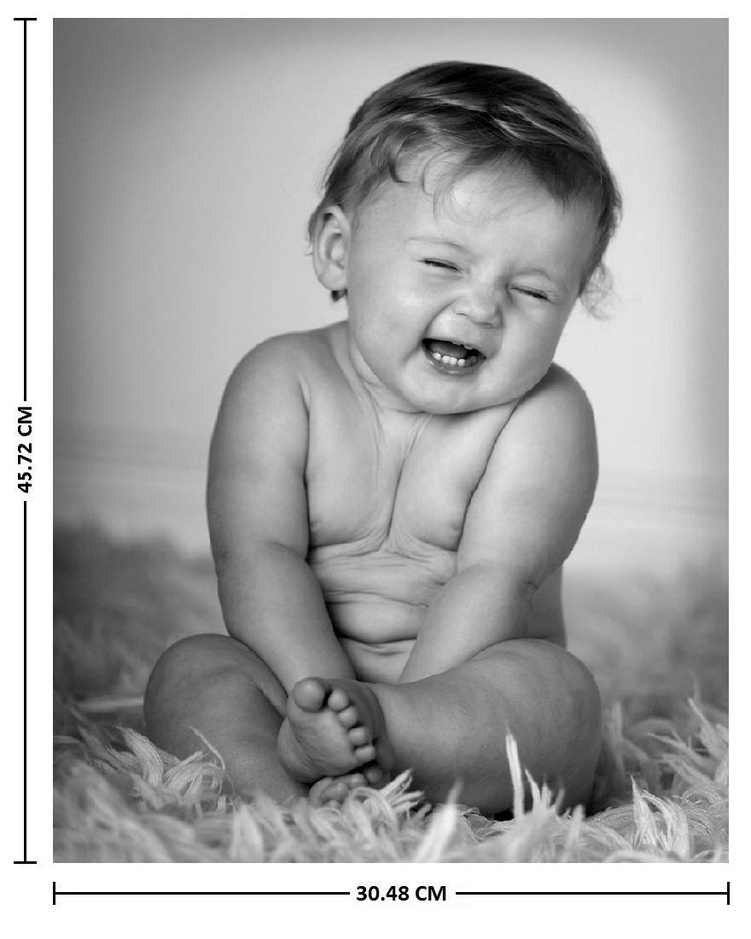
#> input picture image.jpg, 751 x 939 px, shrunk from 880 x 1100 before the run
$ jupyter execute image_to_pencil_sketch.ipynb
#> lines starting #> are read from the running program, lines starting #| are printed output that depends on the picture
<a href="https://colab.research.google.com/github/Rishima15/LGMVIP-DataScience/blob/main/image_to_pencil_sketch.ipynb" target="_parent"></a>

# ***Image to Pencil Sketch using python***

**Step 1:** Include all the primary and necessary header files.

[cell 1]
import cv2
import matplotlib.pyplot as plt

**Step 2:** Load the Original image in which changes has to be made.

[cell 2]
img=cv2.imread("image.jpg")
#> img is the input picture: shape (939, 751, 3); mean B, G, R 168.5, 168.5, 168.5
img[:1]
#> Out = 751 rows, first 8: [255, 255, 255], [255, 255, 255], [255, 255, 255], [255, 255, 255], [255, 255, 255], [255, 255, 255], [255, 255, 255], [255, 255, 255]

For grayscale images, A two dimensional array is created and if the image contains color, a three dimensional array is created.

**Step 3:** OpenCV by default reads images in BGR format, to convert that into RGB we use cvtColor() method.

[cell 3]
rgb_img=cv2.cvtColor(img, cv2.COLOR_BGR2RGB)
rgb_img[:1]

Notice, The last and the first column values are exchanged to form a RGB image.

[cell 4]
fig ,(ax0, ax1) = plt.subplots(nrows=1,
                               ncols=2,
                               figsize= (10,6))

ax0.axis('off')
ax1.axis('off')

ax0.imshow(img)
ax0.set(title="BGR Image");
ax0.title.set_color("blue")

ax1.imshow(rgb_img)
ax1.set(title="RGB Image")
ax1.title.set_color("blue")


# Add a title to figure

fig.suptitle("Conversion from BGR to RGB image",
            fontsize =16,
            fontweight="bold",
            color="black");
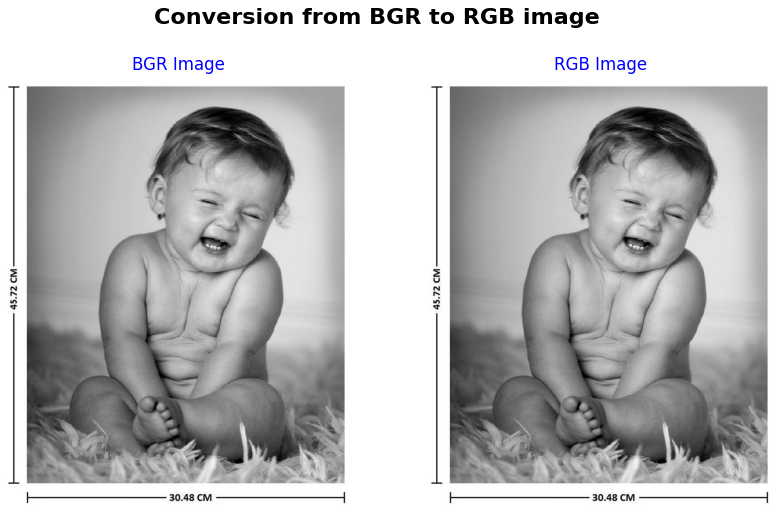
#> figure drawn by matplotlib, 2 panels; B, G, R data is drawn as R, G, B

**Step 4:** cconversion of BGR image into Grayscale Image.

[cell 5]
gray_img=cv2.cvtColor(img, cv2.COLOR_BGR2GRAY)

#visualizing the image

plt.imshow(gray_img)
plt.axis('off')
plt.title("GrayScale Image").set_color("blue")

**Step 5:** Inverting GrayScaled Image.

What are the ways in which we can invert an image.

a)Subtracting from 255.

   example= 255-image.

b)using bitwise not operator.

  example= cv2.bitwise_not(image)

[cell 6]
invert_img= cv2.bitwise_not(gray_img)
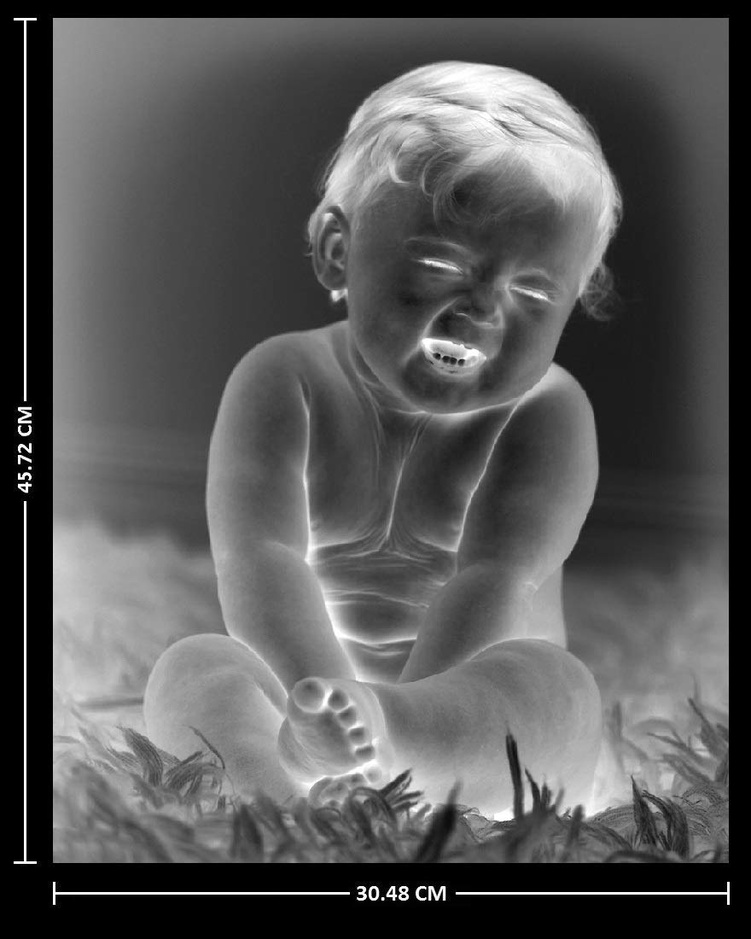
#> invert_img: shape (939, 751); min 0, max 255, mean 86.5
#using bitwise not

plt.imshow(invert_img)
plt.axis('off')
plt.title("Inverted GrayScale Image").set_color("blue")

**Step 6:** Bluring the inverted Image.

[cell 7]
blur_img = cv2.GaussianBlur(invert_img, (21,21), 0)
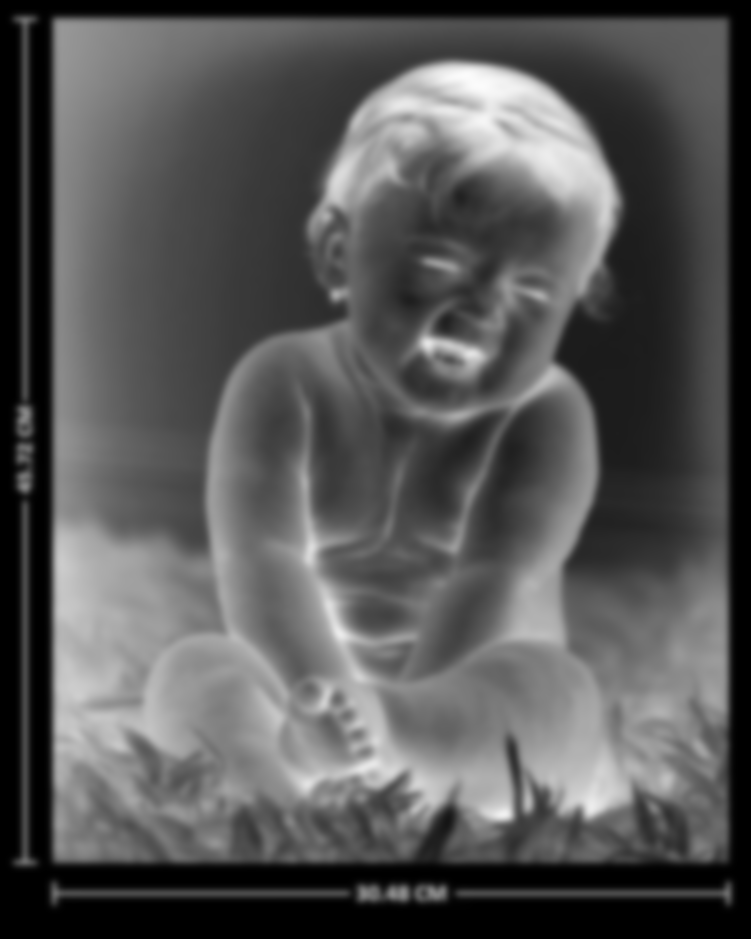
#> blur_img: shape (939, 751); min 0, max 251, mean 86.5

plt.imshow(blur_img)
plt.axis('off')
plt.title("Blurred Image").set_color("blue")

**Step 7:** Inverting the blurred image.

[cell 8]
invert_blur_img = cv2.bitwise_not(blur_img)
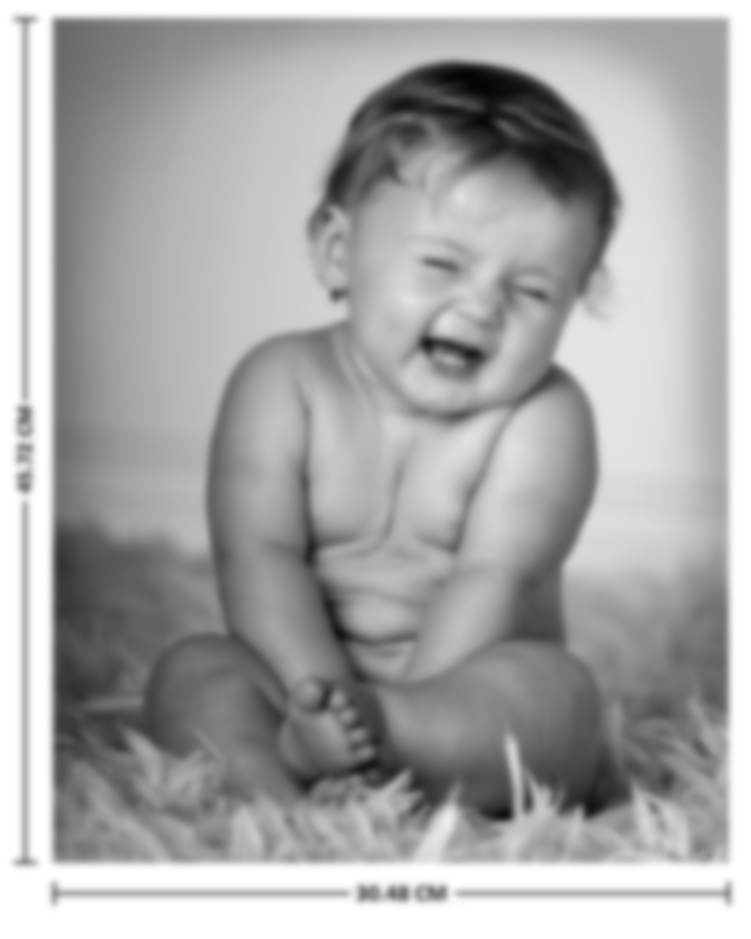
#> invert_blur_img: shape (939, 751); min 4, max 255, mean 168.5

plt.imshow(invert_blur_img)
plt.axis('off')
plt.title("Inverted Blurred Image").set_color("blue")

**Step 7:** Generating Pencil Sketch

[cell 9]
sketch_img = cv2.divide(gray_img, invert_blur_img, scale=256.0)
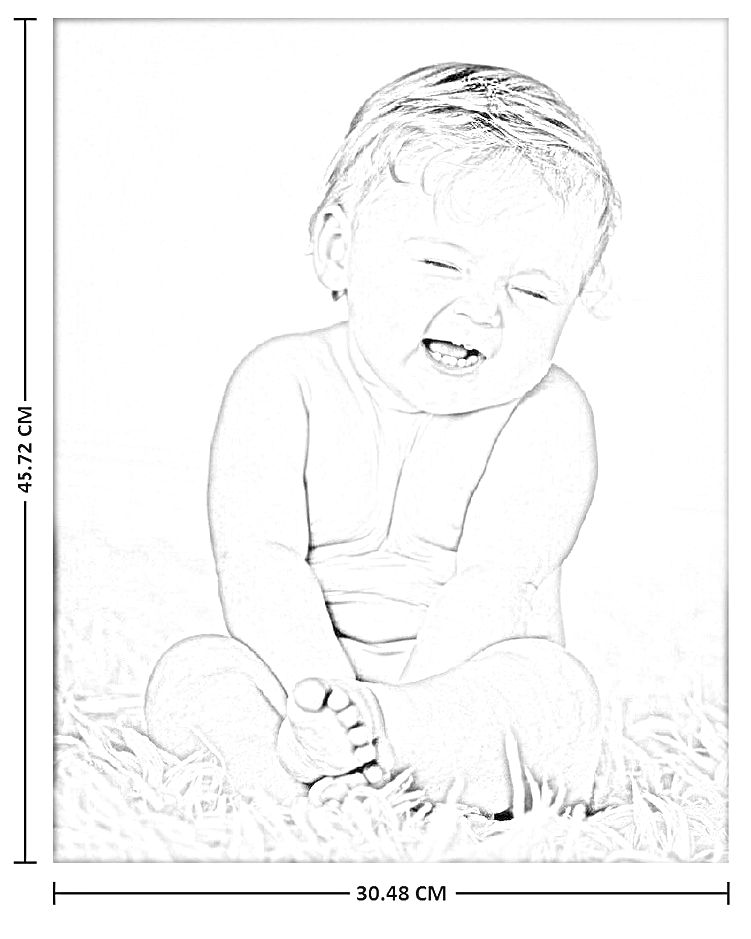
#> sketch_img: shape (939, 751); min 0, max 255, mean 248.2

plt.imshow(sketch_img)
plt.axis('off')
plt.title("Pencil Sketched Image").set_color("blue")

[cell 10]
cv2.imwrite('image.jpg', sketch_img)


# Loaded image will be in BGR format so converting it into RGB and displaying.

output_bgr_img = cv2.imread('image.jpg')
#> output_bgr_img: shape (939, 751, 3); min 0, max 255, mean 248.1
output_img = cv2.cvtColor(output_bgr_img, cv2.COLOR_BGR2RGB)

fig ,(ax0, ax1) = plt.subplots(nrows=1,ncols=2, figsize= (10,6))
ax0.axis('off')
ax1.axis('off')

ax0.imshow(rgb_img)
ax0.set(title="Original Image");
ax0.title.set_color("blue")

ax1.imshow(output_img)
ax1.set(title="Sketched Image")
ax1.title.set_color("blue")


# Add a title to figure

fig.suptitle("Original Image vs Sketched Image",
            fontsize =16,
            fontweight="bold",
            color="black");
